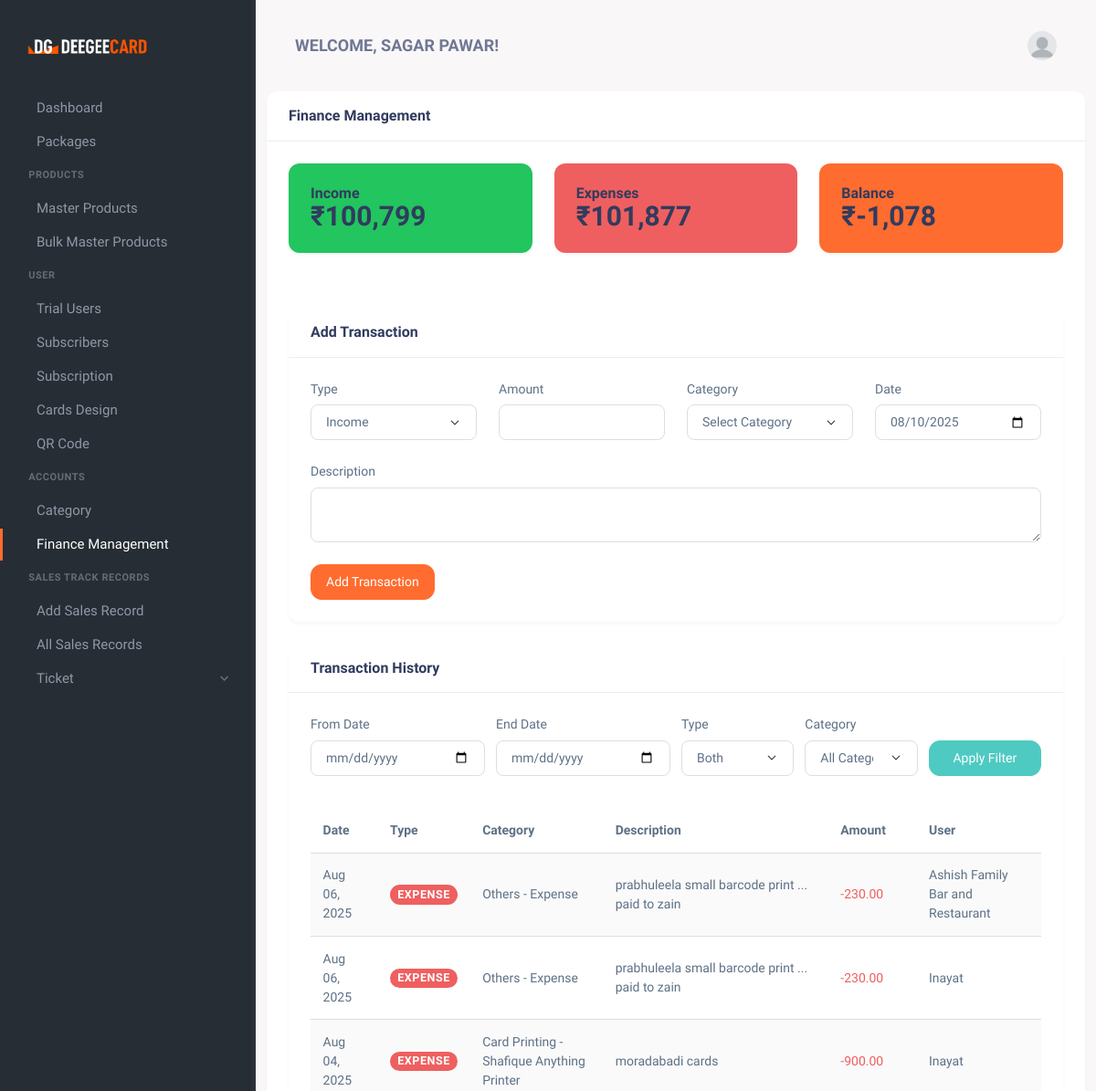
The page /finance-management.php (signed in, upper part) on the database as committed earlier.
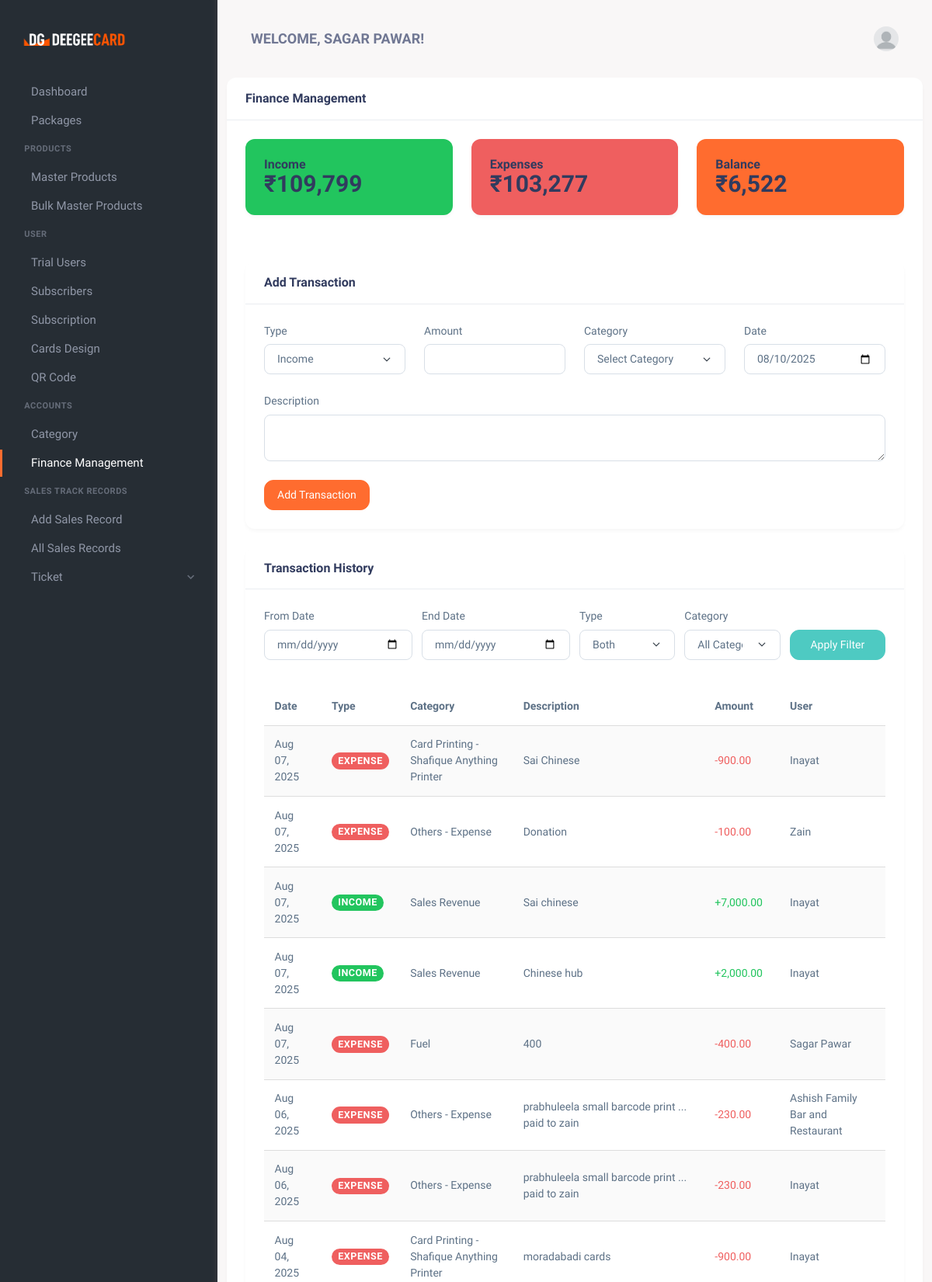
The same page on the database as committed later.
### tables this page shows
CREATE TABLE `users` (
  `id` int(11) NOT NULL,
  `Name` varchar(100) NOT NULL,
  `Email` varchar(100) NOT NULL,
  `Password` varchar(255) NOT NULL,
  `role` enum('admin','user','sales_person') NOT NULL DEFAULT 'user',
  `created_at` timestamp NOT NULL DEFAULT CURRENT_TIMESTAMP,
  `updated_at` timestamp NOT NULL DEFAULT CURRENT_TIMESTAMP ON UPDATE CURRENT_TIMESTAMP,
  `phone` varchar(15) NOT NULL,
  `address` text NOT NULL,
  `is_trial` tinyint(1) DEFAULT '0',
  `trial_start` datetime DEFAULT NULL,
  `trial_end` datetime DEFAULT NULL
);

CREATE TABLE `dg_transactions` (
  `id` int(11) NOT NULL,
  `type` enum('income','expense') NOT NULL,
  `category_id` int(11) DEFAULT NULL,
  `amount` decimal(10,2) NOT NULL,
  `description` text,
  `date` date NOT NULL,
  `created_at` timestamp NOT NULL DEFAULT CURRENT_TIMESTAMP,
  `updated_at` timestamp NOT NULL DEFAULT CURRENT_TIMESTAMP ON UPDATE CURRENT_TIMESTAMP,
  `user_id` int(11) DEFAULT NULL COMMENT 'Who entered this transaction',
  `payment_method` varchar(50) DEFAULT NULL,
  `reference_number` varchar(100) DEFAULT NULL,
  `is_recurring` tinyint(1) DEFAULT '0',
  `recurring_details` text
);

CREATE TABLE `dg_categories` (
  `id` int(11) NOT NULL,
  `name` varchar(50) NOT NULL,
  `type` enum('income','expense') NOT NULL,
  `description` text,
  `is_active` tinyint(1) NOT NULL DEFAULT '1',
  `created_at` timestamp NOT NULL DEFAULT CURRENT_TIMESTAMP
);

### finance-management.php (the view, shortened to what the rows shown need)
<?php
require 'db_connection.php';
$user_id = $_SESSION['user_id'];
$role_sql = "SELECT role FROM users WHERE id = ?";
$role_stmt = $conn->prepare($role_sql);
if ($role_stmt) {
    $role_stmt->bind_param("i", $user_id);
    $role_stmt->execute();
    $role_stmt->bind_result($role);
} else {
    $error_message = "Error preparing role query: " . $conn->error;
    $role = '';
}
$transactions = [];
$transaction_sql = "SELECT t.id, t.amount, c.name AS category,
                    t.description, t.type, t.date, t.user_id, u.name AS user_name
                    FROM dg_transactions t
                    LEFT JOIN dg_categories c ON t.category_id = c.id
                    LEFT JOIN users u ON t.user_id = u.id";
$transaction_sql .= " ORDER BY t.date DESC, t.created_at DESC";
$transaction_stmt = $conn->prepare($transaction_sql);
if ($transaction_stmt) {
    $transaction_stmt->execute();
    $result = $transaction_stmt->get_result();
    while ($row = $result->fetch_assoc()) {
        $transactions[] = $row;
    }
} else {
    $error_message = "Error preparing transaction history query: " . $conn->error;
}
$income_total = 0;
$expense_total = 0;
foreach ($transactions as $transaction) {
    if ($transaction['type'] === 'income') {
        $income_total += $transaction['amount'];
    } else {
        $expense_total += $transaction['amount'];
    }
}
$balance = $income_total - $expense_total;
$sql = "SELECT name FROM users WHERE id = ?";
$stmt = $conn->prepare($sql);
if ($stmt) {
    $stmt->bind_param("i", $user_id);
    $stmt->execute();
    $stmt->bind_result($user_name);
} else {
    $error_message = "Error preparing user name query: " . $conn->error;
    $user_name = 'User';
}
?>
<!DOCTYPE html>
<html lang="en">
   <head>
      <link href="assets/css/vendor.min.css" rel="stylesheet" type="text/css" />
      <link href="assets/css/icons.min.css" rel="stylesheet" type="text/css" />
      <link href="assets/css/app.min.css" rel="stylesheet" type="text/css" />
      <link href="assets/css/style.css" rel="stylesheet" type="text/css" />
   </head>
   <body>
      <div class="wrapper">
          <?php include 'toolbar.php'; ?>
          <div class="page-content">
            <div class="container">
               <div class="row">
                  <div class="col-xl-12">
                     <div class="card">
                        <div class="card-body">
                           <div class="row mb-4">
                              <div class="col-md-4">
                                 <div class="card bg-success text-white">
                                    <div class="card-body">
                                       <h2 class="card-text">₹<?php echo number_format($income_total); ?></h2>
                                    </div>
                                 </div>
                              </div>
                              <div class="col-md-4">
                                 <div class="card bg-danger text-white">
                                    <div class="card-body">
                                       <h2 class="card-text">₹<?php echo number_format($expense_total); ?></h2>
                                    </div>
                                 </div>
                              </div>
                              <div class="col-md-4">
                                 <div class="card bg-primary text-white">
                                    <div class="card-body">
                                       <h2 class="card-text">₹<?php echo number_format($balance); ?></h2>
                                    </div>
                                 </div>
                              </div>
                           </div>
                           <div class="row">
                              <div class="col-md-12">
                                 <div class="card">
                                    <div class="card-body">
                                       <div class="table-responsive">
                                          <table class="table table-striped">
                                             <thead>
                                                <tr>
                                                   <th>Date</th>
                                                   <th>Type</th>
                                                   <th>Category</th>
                                                   <th>Description</th>
                                                   <th>Amount</th>
                                                   <?php if ($role === 'admin'): ?>
                                                   <th>User</th>
                                                   <?php endif; ?>
                                                </tr>
                                             </thead>
                                             <tbody>
                                                <?php foreach ($transactions as $transaction): ?>
                                                <tr>
                                                   <td><?php echo date('M d, Y', strtotime($transaction['date'])); ?></td>
                                                   <td>
                                                      <span class="badge bg-<?php echo $transaction['type'] === 'income' ? 'success' : 'danger'; ?>">
                                                      <?php echo ucfirst($transaction['type']); ?>
                                                      </span>
                                                   </td>
                                                   <td><?php echo htmlspecialchars($transaction['category']); ?></td>
                                                   <td><?php echo htmlspecialchars($transaction['description']); ?></td>
                                                   <td class="<?php echo $transaction['type'] === 'income' ? 'text-success' : 'text-danger'; ?>">
                                                      <?php echo ($transaction['type'] === 'income' ? '+' : '-') . number_format($transaction['amount'], 2); ?>
                                                   </td>
                                                   <?php if ($role === 'admin'): ?>
                                                   <td><?php echo htmlspecialchars($transaction['user_name']); ?></td>
                                                   <?php endif; ?>
                                                </tr>
                                                <?php endforeach; ?>
                                             </tbody>
                                          </table>
                                       </div>
                                    </div>
                                 </div>
                              </div>
                           </div>
                        </div>
                     </div>
                  </div>
               </div>
            </div>
          </div>
      </div>
   </body>
</html>

### toolbar.php (shortened to what the rows shown need)
<header class="topbar">
     <div class="container-fluid">
          <div class="navbar-header">
               <div class="d-flex align-items-center">
                    <div class="topbar-item">
                         <h4 class="fw-bold topbar-button pe-none text-uppercase mb-0">Welcome,
                         <?php echo htmlspecialchars($user_name); ?>!</h4>
                    </div>
               </div>
          </div>
     </div>
</header>

Rows that differ between the two databases and show on the page:
added dg_transactions: date "Aug 07, 2025", type "EXPENSE", category.name "Card Printing - Shafique Anything Printer", description "Sai Chinese", amount "900.00", user.Name "Inayat"
added dg_transactions: date "Aug 07, 2025", type "EXPENSE", category.name "Others - Expense", description "Donation", amount "100.00", user.Name "Zain"
added dg_transactions: date "Aug 07, 2025", type "INCOME", category.name "Sales Revenue", description "Sai chinese", amount "7,000.00", user.Name "Inayat"
added dg_transactions: date "Aug 07, 2025", type "INCOME", category.name "Sales Revenue", description "Chinese hub", amount "2,000.00", user.Name "Inayat"
added dg_transactions: date "Aug 07, 2025", type "EXPENSE", category.name "Fuel", description "400", amount "400.00", user.Name "Sagar Pawar"
Other text that changed with them:
$income_total: "100,799" → "109,799"
$expense_total: "101,877" → "103,277"
$balance: "-1,078" → "6,522"
